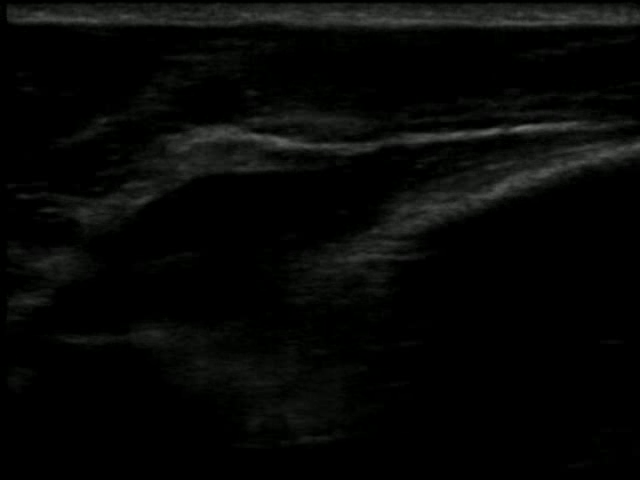
#> input picture frame 30 of OpticalFlow/direct/Img/20211217_112231.mp4, 640 x 480 px
$ python OpticalFlow.py
#> lines starting #> are read from the running program, lines starting #| are printed output that depends on the picture; after the words box and inside, x2 and y2 are one past the last pixel; in counts of white or black regions, pixels touching at a corner belong together
# ※Don't use this file
# ※Instead, opticalFlowVer2 is available now


import cv2
from datetime import datetime

############### ファイル #################
#該当ファイルの日時
target = "20211217_112231"
target_path = "Img/BeforeProcessing/" + target + ".mp4"

date = datetime.now().strftime("%Y%m%d_%H%M%S")
save_path = "Img/AfterProcessing/" + date + ".mp4"
#########################################

############## Optical Flow #############

# 特徴点数
COUNT = 20

criteria = (cv2.TERM_CRITERIA_MAX_ITER | cv2.TERM_CRITERIA_EPS, 20, 0.03)

lk_params = dict(winSize=(200,200), maxLevel=4, criteria=criteria)
cap = cv2.VideoCapture(target_path)
#properties
height = int(cap.get(cv2.CAP_PROP_FRAME_HEIGHT))
width = int(cap.get(cv2.CAP_PROP_FRAME_WIDTH))
size = (width, height)
frame_count = int(cap.get(cv2.CAP_PROP_FRAME_COUNT))
frame_rate = int(cap.get(cv2.CAP_PROP_FPS))
print(height, width, size, frame_count, frame_rate)

fmt = cv2.VideoWriter_fourcc('m', 'p', '4', 'v')
save = cv2.VideoWriter(save_path, fmt, frame_rate, size)

ret, frame = cap.read()
#> frame is the input picture: shape (480, 640, 3); mean B, G, R 6.1, 7.1, 6.4
# print(ret, type(frame))
frame_pre = cv2.cvtColor(frame, cv2.COLOR_BGR2GRAY)
while True:
  ret, frame = cap.read()
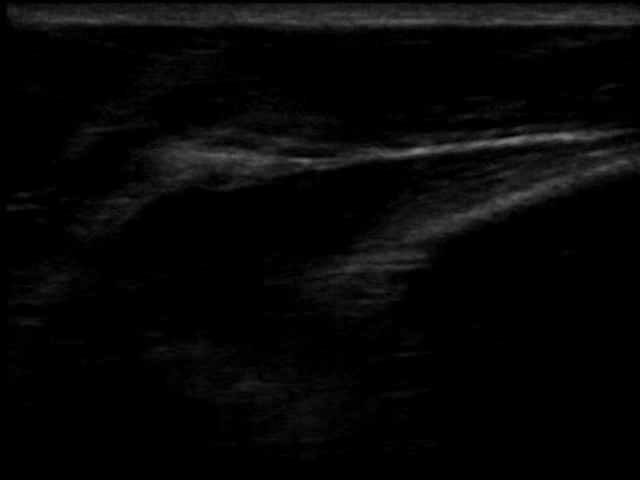
#> input picture frame 31 of OpticalFlow/direct/Img/20211217_112231.mp4, 640 x 480 px
#> frame is the input picture: shape (480, 640, 3); mean B, G, R 5.9, 6.9, 6.2
  if ret == False:
    break
  frame_now = cv2.cvtColor(frame, cv2.COLOR_BGR2GRAY)

  feature_pre = cv2.goodFeaturesToTrack(frame_pre, COUNT, 0.001, 5)
#> feature_pre = 20 rows, first 8: [515, 129], [510, 130], [500, 130], [576, 123], [491, 190], [431, 13], [105, 119], [623, 148]
  if feature_pre is None:
    continue
  feature_now, status, err = cv2.calcOpticalFlowPyrLK(frame_pre, frame_now, feature_pre, None, **lk_params)
#> feature_now = 20 rows, first 8: [530.4, 138.6], [525.4, 139.6], [514.4, 139.8], [599.7, 130.1], [505.2, 199.9], [456.8, 12.75], [107.5, 119.5], [638.7, 157.2]; status = 20 values from 1 to 1; err = 20 values, max 6.76 at index 12, min 2.25 at index 11, mean 4.55
  for i in range(len(feature_now)):
    pre_x = int(feature_pre[i][0][0])
    pre_y = int(feature_pre[i][0][1])
    now_x = int(feature_now[i][0][0])
    now_y = int(feature_now[i][0][1])
    cv2.line(frame, (pre_x, pre_y), (now_x, now_y), (255,0,0), 3)
#> this loop made 20 passes
#> (pre_x, pre_y, now_x, now_y) on passes 1 to 12: (515, 129, 530, 138), (510, 130, 525, 139), (500, 130, 514, 139), (576, 123, 599, 130), (491, 190, 505, 199), (431, 13, 456, 12), (105, 119, 107, 119), (623, 148, 638, 157), (357, 15, 373, 15), (97, 20, 97, 20), (241, 14, 238, 14), (86, 19, 86, 19)
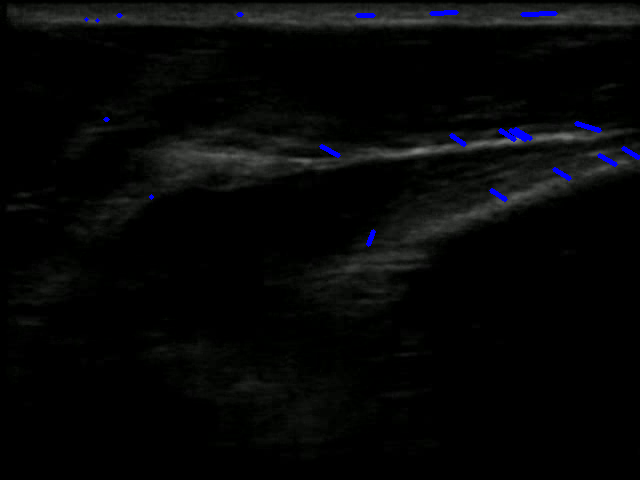
#> frame: shape (480, 640, 3); 0.54% of pixels changed, all inside (x1, y1, x2, y2) = (84, 10, 640, 247)
  cv2.imshow("img", frame)
  save.write(frame)
  frame_pre = frame_now.copy()
  key = cv2.waitKey(30)
#> (key Esc is pressed here)
  if key == 27:
    break

save.release()
cv2.destroyAllWindows()

$ run again, starting later in the video
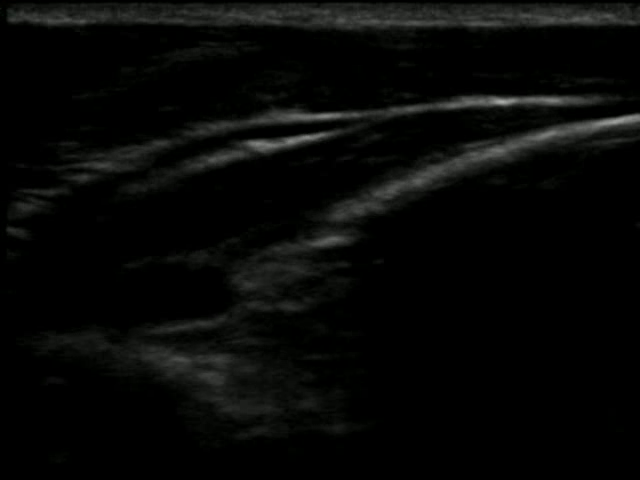
#> input picture frame 135 of OpticalFlow/direct/Img/20211217_112231.mp4, 640 x 480 px
#> frame is the input picture: shape (480, 640, 3); mean B, G, R 6.9, 8, 7.2
#> feature_pre = 20 rows, first 8: [249, 143], [495, 101], [515, 100], [340, 115], [288, 142], [324, 134], [209, 160], [559, 100]
#> feature_now = 20 rows, first 8: [242.1, 142.6], [491, 101], [511.4, 100.1], [333.7, 114.5], [280.9, 141.6], [317.3, 133.5], [202, 159.6], [556.4, 100.2]; status = 20 values from 1 to 1; err = 20 values, max 2.74 at index 11, min 0.634 at index 13, mean 1.96
#> the loop `for i in range(len(feature_now)):` made 20 passes
#> (pre_x, pre_y, now_x, now_y) on passes 1 to 8: (249, 143, 242, 142), (495, 101, 490, 100), (515, 100, 511, 100), (340, 115, 333, 114), (288, 142, 280, 141), (324, 134, 317, 133), (209, 160, 202, 159), (559, 100, 556, 100)
#> after the loop `for i in range(len(feature_now)):`:
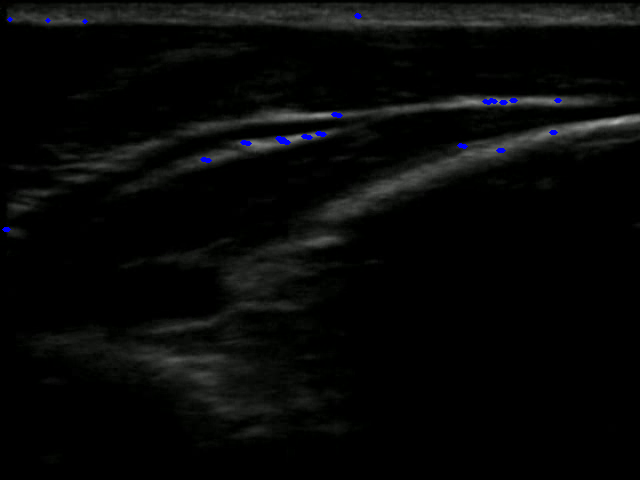
#> frame: shape (480, 640, 3); mean B, G, R 7.4, 7.8, 7.1

$ run again, starting later in the video
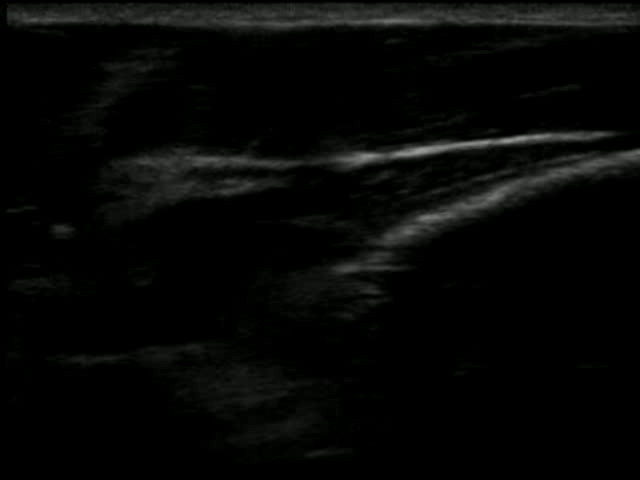
#> input picture frame 240 of OpticalFlow/direct/Img/20211217_112231.mp4, 640 x 480 px
#> frame is the input picture: shape (480, 640, 3); mean B, G, R 6, 6.9, 6.3
#> feature_pre = 20 rows, first 8: [396, 154], [419, 219], [501, 141], [488, 142], [37, 19], [488, 198], [550, 135], [603, 134]
#> feature_now = 20 rows, first 8: [396, 154], [419, 219], [501, 141], [488, 142], [37.04, 19], [488, 198], [550, 135], [603, 134]; status = 20 values from 1 to 1; err = 20 values, max 0.241 at index 1, min 0.134 at index 7, mean 0.194
#> the loop `for i in range(len(feature_now)):` made 20 passes
#> (pre_x, pre_y, now_x, now_y) on passes 1 to 8: (396, 154, 395, 154), (419, 219, 419, 219), (501, 141, 500, 141), (488, 142, 487, 142), (37, 19, 37, 18), (488, 198, 487, 198), (550, 135, 550, 135), (603, 134, 603, 133)
#> after the loop `for i in range(len(feature_now)):`:
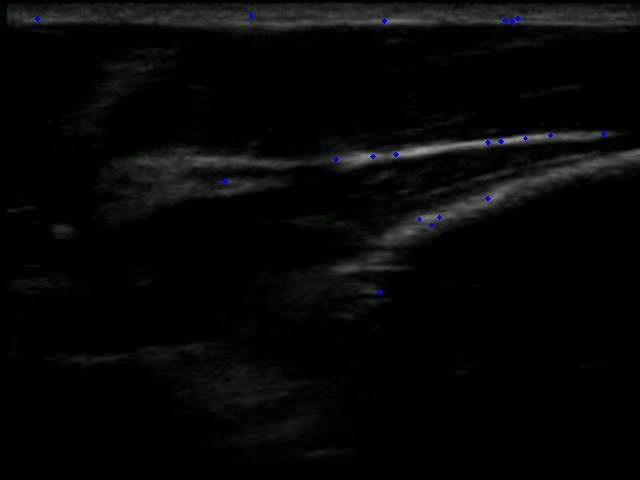
#> frame: shape (480, 640, 3); mean B, G, R 6.1, 6.8, 6.1
